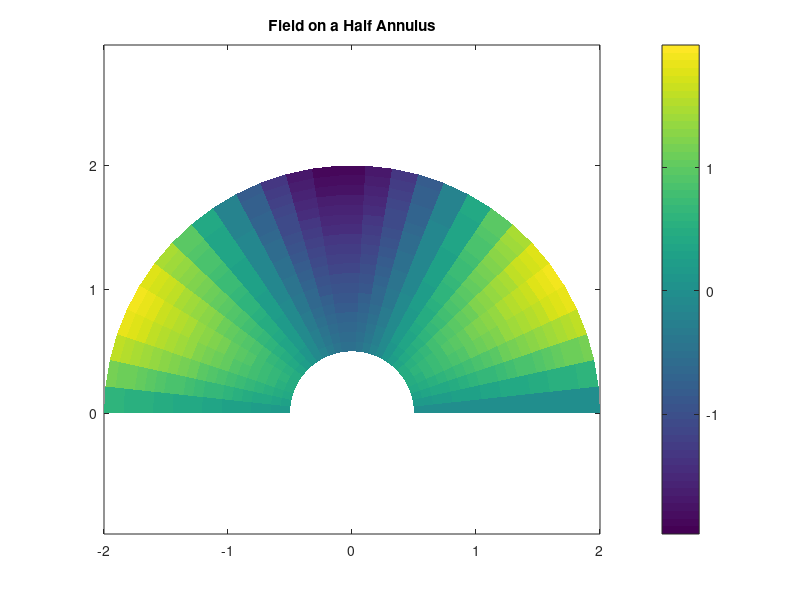

This chart was generated by the following MATLAB code:
% pcolor - Pseudocolor plot on a curvilinear grid
% A scalar field sampled on a polar grid, drawn as colored quadrilaterals.

[R, T] = meshgrid(linspace(0.5, 2, 20), linspace(0, pi, 30));
X = R .* cos(T);
Y = R .* sin(T);
C = sin(3 * T) .* R;

figure;
pcolor(X, Y, C);
shading flat;
colorbar;
title('Field on a Half Annulus');
axis equal;
